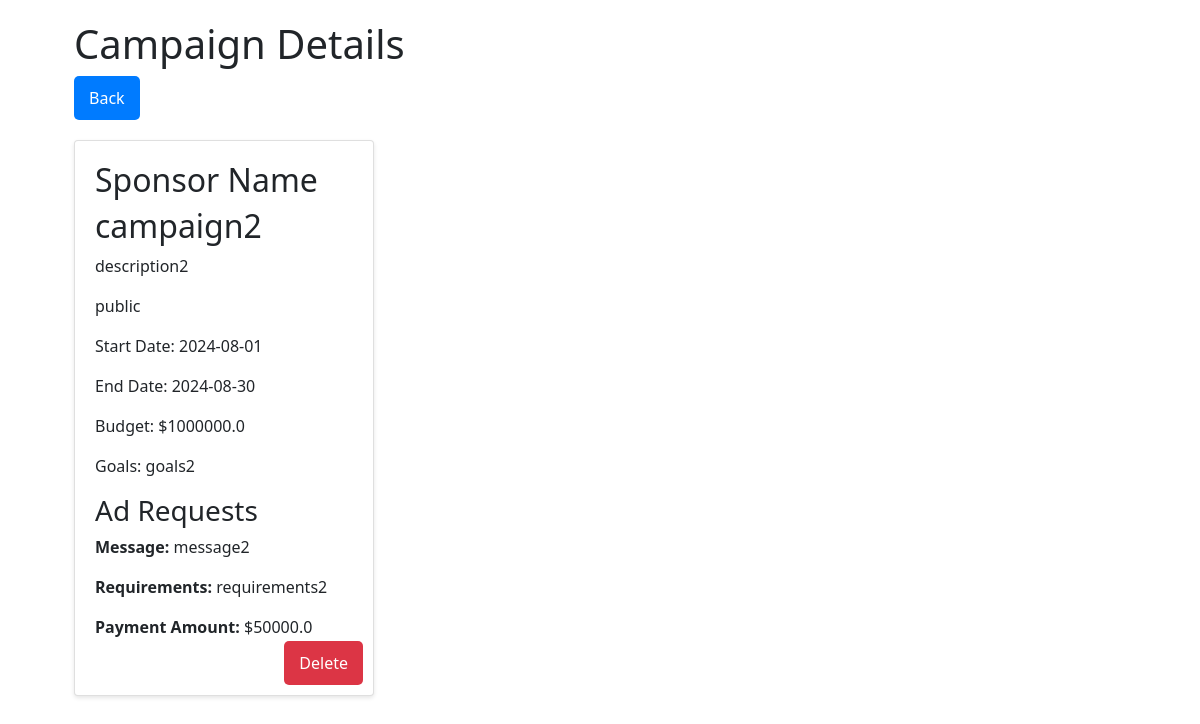
Screenshot of /see_public_campaigns (signed in) with the database file from the repository.
### models.py (models this page shows)
class SetCampaignAdRequest(db.Model):
    id = db.Column(db.Integer, primary_key=True)
    campaign_id = db.Column(db.Integer, db.ForeignKey('campaign.id'), nullable=False)
    ad_request_id = db.Column(db.Integer, db.ForeignKey('add_request.id'), nullable=False)
    sponsor_id = db.Column(db.Integer, db.ForeignKey('sponsor.id'), nullable=False)  # Add this line to link the sponsor
    campaign = db.relationship('Campaign', back_populates='set_entries')
    ad_request = db.relationship('AddRequest', back_populates='set_entries')
    sponsor = db.relationship('Sponsor', back_populates='set_entries')

class Sponsor(db.Model):
    id = db.Column(db.Integer, primary_key=True)
    user_id = db.Column(db.Integer, db.ForeignKey('user.id'), nullable=False)
    sponsor_name = db.Column(db.String(50), unique=True, nullable=False)
    industry = db.Column(db.String(50), nullable=False)
    budget = db.Column(db.Float, nullable=False)
    establishment = db.Column(db.Date, nullable=False)
    influencer_id = db.Column(db.Integer, db.ForeignKey('influencer.id'), nullable=True)
    is_active = db.Column(db.Boolean, default=True)
    influencers = db.relationship('Influencer', backref='sponsor', uselist=False, foreign_keys=[influencer_id])
    set_entries = db.relationship('SetCampaignAdRequest', back_populates='sponsor')
    campaigns = db.relationship('Campaign', backref='sponsor', cascade="all, delete-orphan", lazy=True)

class Campaign(db.Model):
    id = db.Column(db.Integer, primary_key=True)
    sponsor_id = db.Column(db.Integer, db.ForeignKey('sponsor.id'), nullable=False)
    sponsor_name = db.Column(db.String(50), nullable=False)
    campaign_name = db.Column(db.String(50), unique=True, nullable=False)
    description = db.Column(db.String(255), nullable=False)
    start_date = db.Column(db.Date, nullable=False)
    end_date = db.Column(db.Date, nullable=False)
    budget = db.Column(db.Float, nullable=False)
    visibility = db.Column(db.String(10), nullable=False, default='private')
    goals = db.Column(db.String(255), nullable=True)
    is_active = db.Column(db.Boolean, default=True)
    set_entries = db.relationship('SetCampaignAdRequest', back_populates='campaign')
    add_requests = db.relationship('AddRequest', backref='campaign', cascade="all, delete-orphan", lazy=True)

class AddRequest(db.Model):
    id = db.Column(db.Integer, primary_key=True)
    campaign_id = db.Column(db.Integer, db.ForeignKey('campaign.id'), nullable=False)
    influencer_id = db.Column(db.Integer, db.ForeignKey('influencer.id'), nullable=False)
    sponsor_id = db.Column(db.Integer, db.ForeignKey('sponsor.id'))
    campaign_name = db.Column(db.String(50), nullable=False)
    message = db.Column(db.String(255), nullable=True)
    requirements = db.Column(db.String(255), nullable=False)
    payment_amount = db.Column(db.Float, nullable=False)
    status = db.Column(db.String(50), nullable=False, default='pending')
    set_entries = db.relationship('SetCampaignAdRequest', back_populates='ad_request')
    is_active = db.Column(db.Boolean, default=True)
    sponsor = db.relationship('Sponsor', backref='ad_requests')

### routes.py (the view, shortened to what this page needs)
@app.route('/see_public_campaigns', methods=["GET", "POST"])
@sponsor_required
def see_public_campaigns():
    user_id = session.get('user_id')
    sponsor = Sponsor.query.filter_by(user_id=user_id).first()
    sponsor_id = sponsor.id
    campaigns = Campaign.query.filter_by(sponsor_id=sponsor_id, visibility='public').all()  # Only public campaigns
    ad_requests = AddRequest.query.all()
    entries = SetCampaignAdRequest.query.filter_by(sponsor_id=sponsor_id).all()
    return render_template('see_public_campaigns.html', campaigns=campaigns, ad_requests=ad_requests, entries=entries)

### routes.py (called while the page is built)
def sponsor_required(func):
    @wraps(func)
    def inner(*args, **kwargs):
        if 'user_id' not in session:
            flash('Please login to continue', 'info')
            return redirect(url_for('login'))
        user = User.query.get(session['user_id'])
        if user is None:
            flash('User not found. Please login again.', 'warning')
            return redirect(url_for('login'))
        if user.role != 'sponsor':
            flash('You are not authorized to access this page', 'warning')
            return redirect(url_for('login'))
        return func(*args, **kwargs)
    return inner

### templates/see_public_campaigns.html (shortened to what this page needs)
{% extends 'base.html' %}
{% block link %}
<link rel="stylesheet" href="/static/css/see_public_campaigns.css">
{% endblock %}
{% block content %}
    <div id="container">
        <h1>Campaign Details</h1>
        <div class="back-button-container">
            <a href="{{ url_for('sponsor') }}" class="back-button">Back</a>
        </div>
        <div id="campaigns-container">
            {% for entry in entries %}
                <div class="card">
                    <div class="card-content">
                        <h2>{{ entry.sponsor.sponsor_name }}</h2>
                        <h2 class="campaign-name">{{ entry.campaign.campaign_name }}</h2>
                        <p class="campaign-description">{{ entry.campaign.description }}</p>
                        <p class="campaign-visibility">{{ entry.campaign.visibility }}</p>
                        <p class="campaign-start-date">Start Date: {{ entry.campaign.start_date.strftime('%Y-%m-%d') }}</p>
                        <p class="campaign-end-date">End Date: {{ entry.campaign.end_date.strftime('%Y-%m-%d') }}</p>
                        <p class="campaign-budget">Budget: ${{ entry.campaign.budget }}</p>
                        <p class="campaign-goals">Goals: {{ entry.campaign.goals }}</p>
                        <div class="ad-requests-container">
                            <h3>Ad Requests</h3>
                            <div class="ad-request">
                                <p><strong>Message:</strong> {{ entry.ad_request.message }}</p>
                                <p><strong>Requirements:</strong> {{ entry.ad_request.requirements }}</p>
                                <p><strong>Payment Amount:</strong> ${{ entry.ad_request.payment_amount }}</p>
                            </div>
                        </div>
                    </div>
                    <div class="card-actions">
                        <form action="{{ url_for('delete_set_entry', entry_id=entry.id) }}" method="POST">
                            <button type="submit" class="button-delete">Delete</button>
                        </form>
                    </div>
                </div>
            {% else %}
                <p>No campaigns found.</p>
            {% endfor %}
        </div>
    </div>
{% endblock %}

### static/css/see_public_campaigns.css (style rules this page uses)
#container { padding: 20px; }
#campaigns-container { display: flex; flex-wrap: wrap; gap: 20px; }
.card { background: #fff; border: 1px solid #ddd; border-radius: 8px; padding: 20px; width: 300px; box-shadow: 0 2px 4px rgba(0, 0, 0, 0.1); position: relative; }
.card-content { margin-bottom: 20px; }
.card-actions { position: absolute; bottom: 10px; right: 10px; }
.button-delete { background-color: #dc3545; color: white; border: none; padding: 10px 15px; border-radius: 5px; cursor: pointer; }
.back-button-container { margin-bottom: 20px; }
.back-button { display: inline-block; padding: 10px 15px; background-color: #007bff; color: white; text-decoration: none; border-radius: 5px; }

### rows the page displays
SetCampaignAdRequest: sponsor.sponsor_name "Sponsor Name", campaign.campaign_name "campaign2", campaign.description "description2", campaign.visibility "public", campaign.start_date "2024-08-01", campaign.end_date "2024-08-30", campaign.budget "1000000.0", campaign.goals "goals2", ad_request.message "message2", ad_request.requirements "requirements2", ad_request.payment_amount "50000.0"
